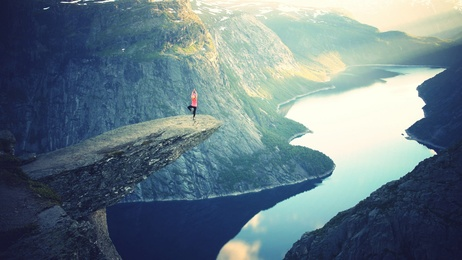
#> input picture OpenCV_Comparator/fjords.jpg, 462 x 260 px, shrunk from 1920 x 1080 before the run
$ python imIn.py
#> lines starting #> are read from the running program, lines starting #| are printed output that depends on the picture; after the words box and inside, x2 and y2 are one past the last pixel; in counts of white or black regions, pixels touching at a corner belong together
import cv2
from cv2 import cv

method = cv.CV_TM_SQDIFF_NORMED

# Read the images from the file
small_image = cv2.imread('fjords.jpg')
#> small_image is the input picture: shape (260, 462, 3); mean B, G, R 133.2, 123.2, 103.1
large_image = cv2.imread('fjords_big.JPG')
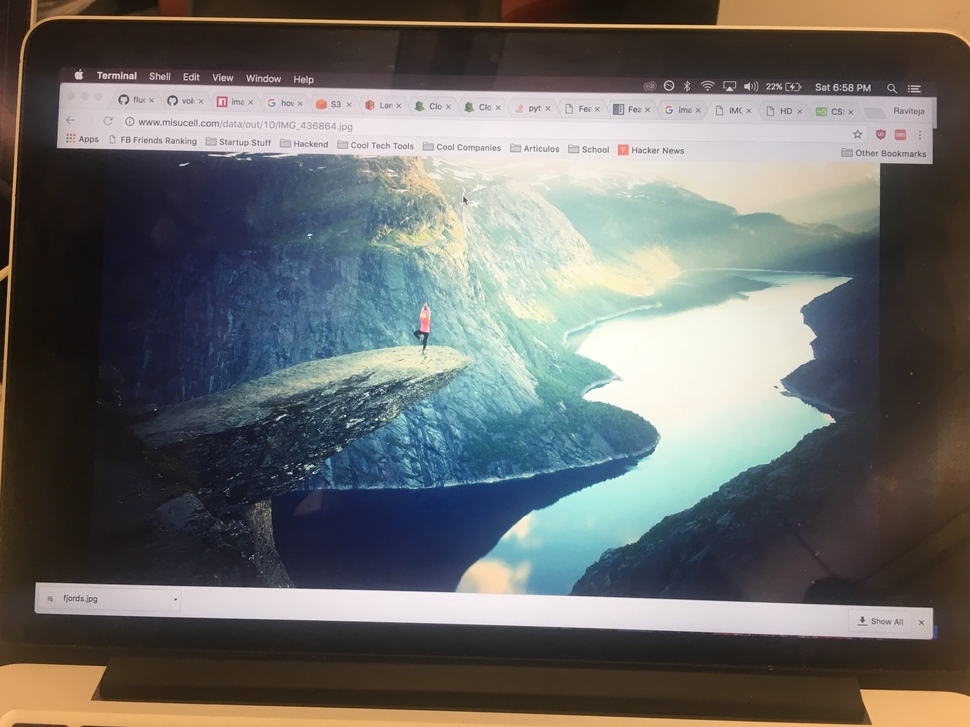
#> input picture OpenCV_Comparator/fjords_big.JPG, 970 x 727 px, shrunk from 4032 x 3024 before the run
#> large_image is the input picture: shape (727, 970, 3); mean B, G, R 105.6, 107.3, 106.9

result = cv2.matchTemplate(small_image, large_image, method)
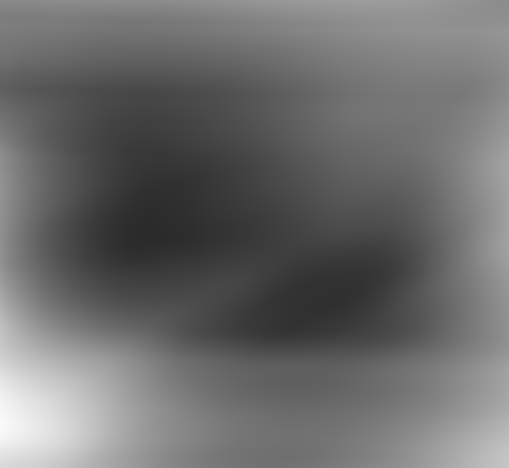
#> result: shape (468, 509) float32; min 0.169, max 0.981, mean 0.426

# We want the minimum squared difference
mn,_,mnLoc,_ = cv2.minMaxLoc(result)
#> mn = 0.169; mnLoc = (144, 229)

# Draw the rectangle:
# Extract the coordinates of our best match
MPx,MPy = mnLoc
#> MPx = 144; MPy = 229

# Step 2: Get the size of the template. This is the same size as the match.
trows,tcols = small_image.shape[:2]
#> trows = 260; tcols = 462

# Step 3: Draw the rectangle on large_image
cv2.rectangle(large_image, (MPx,MPy),(MPx+tcols,MPy+trows),(0,0,255),2)
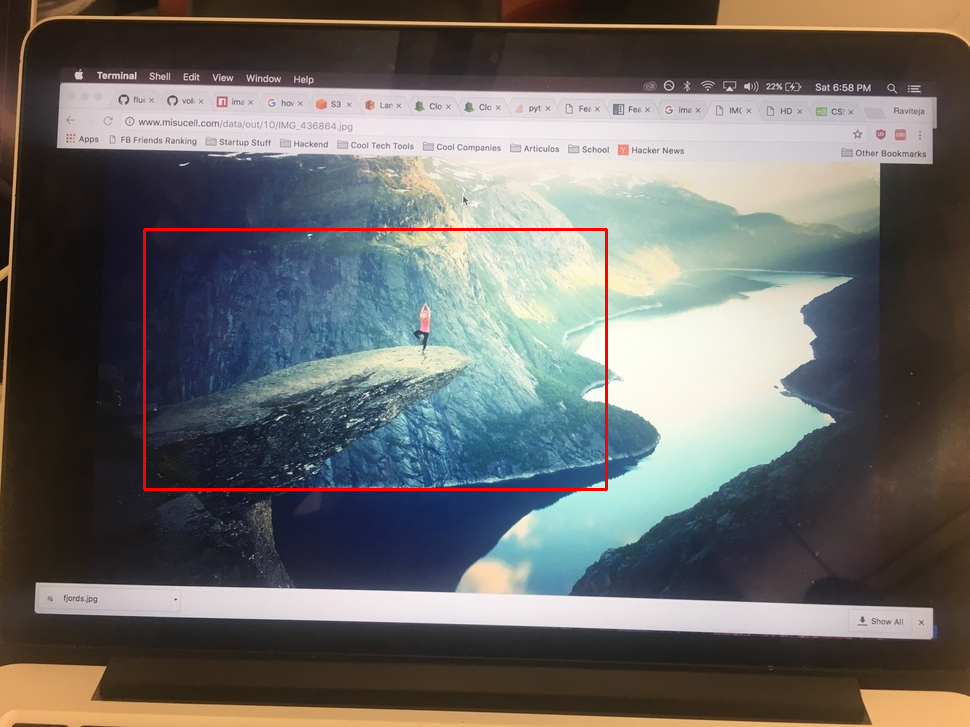
#> large_image: shape (727, 970, 3); 0.61% of pixels changed, all inside (x1, y1, x2, y2) = (143, 228, 608, 491)

# Display the original image with the rectangle around the match.
cv2.imshow('output',large_image)

# The image is only displayed if we call this
cv2.waitKey(0)
